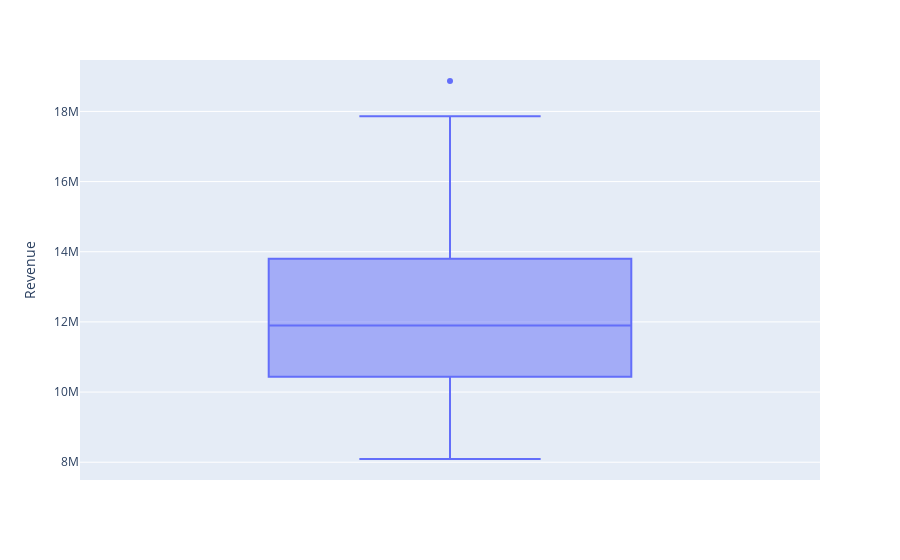

Notebook code cell kept with this figure:
### Code cell
fig = px.box(raw_data, y="Revenue")
fig.show()

### Figure 1 — Plotly figure (JSON) as saved in the notebook; plotly's stock layout.template omitted (floating-point values rounded to 4 significant figures; data arrays with more than 128 entries replaced by an {"elided": "..."} marker saying what was removed)
{"data": [{"alignmentgroup": "True", "hovertemplate": "Revenue=%{y}<extra></extra>", "legendgroup": "", "marker": {"color": "#636efa"}, "name": "", "notched": false, "offsetgroup": "", "orientation": "v", "showlegend": false, "type": "box", "x0": " ", "xaxis": "x", "y": {"elided": "180 int values"}, "y0": " ", "yaxis": "y"}], "layout": {"boxmode": "group", "legend": {"tracegroupgap": 0}, "margin": {"t": 60}, "xaxis": {"anchor": "y", "domain": [0, 1]}, "yaxis": {"anchor": "x", "domain": [0, 1], "title": {"text": "Revenue"}}}}
